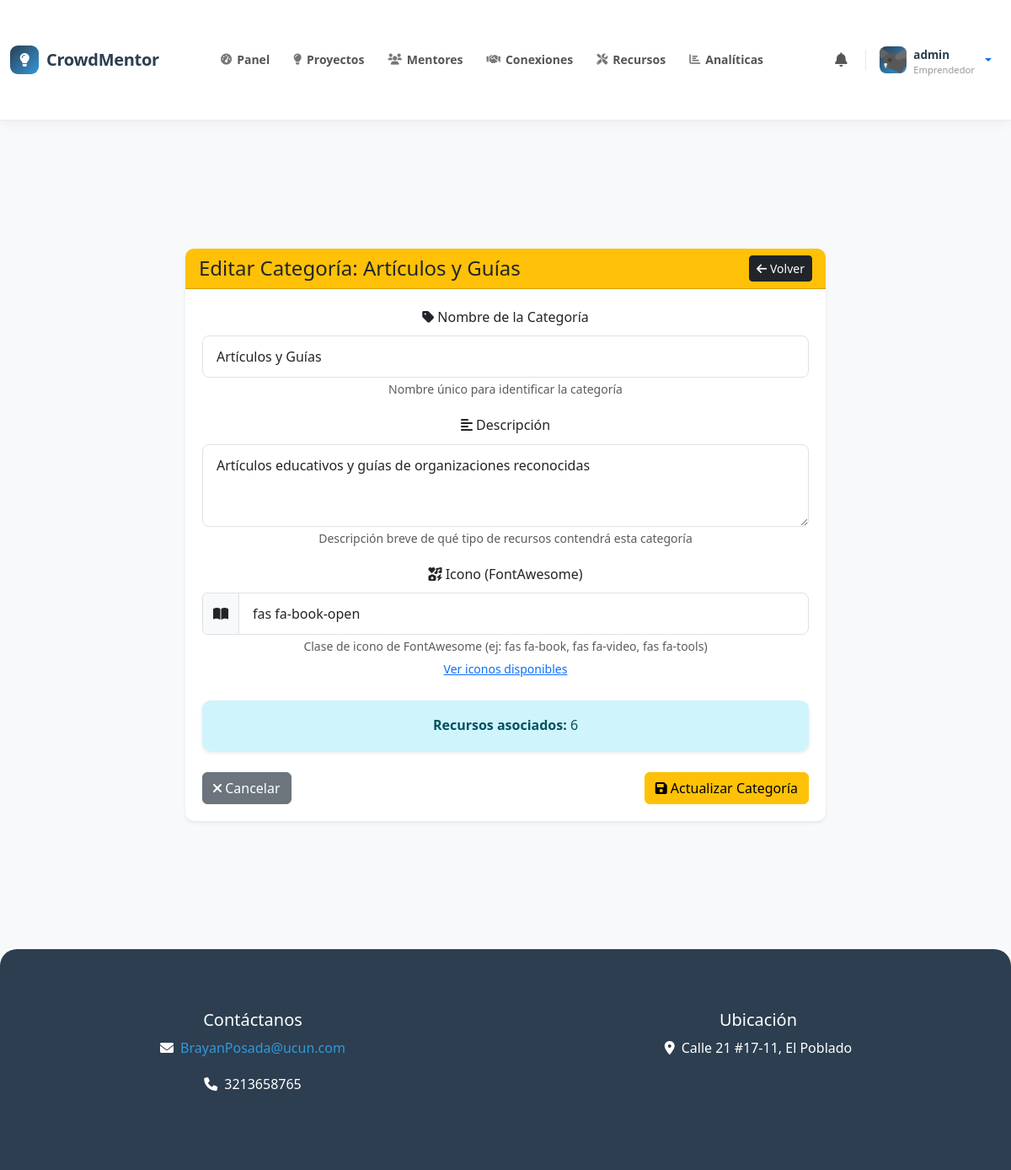
Screenshot of /manage-resources/category/2/edit/ (signed in) with the database file from the repository.
### core/models.py (models this page shows, shortened)
class Profile(models.Model):
    USER_TYPES = (
        ('entrepreneur', 'Emprendedor'),
        ('mentor', 'Mentor'),
        ('investor', 'Inversionista'),
        ('evaluator', 'Evaluador'),
    )
    user = models.OneToOneField(User, on_delete=models.CASCADE)
    user_type = models.CharField(max_length=20, choices=USER_TYPES)
    bio = models.TextField()
    experience = models.TextField()
    is_approved = models.BooleanField(default=False)  # For mentors/evaluators
    is_approved_by_admin = models.BooleanField(default=False)  # Para evaluadores aprobados por el administrador
    profile_picture = models.ImageField(upload_to='profiles/', blank=True, null=True)
    birth_date = models.DateField(blank=True, null=True)
    phone_number = models.CharField(max_length=20, blank=True)
    location = models.CharField(max_length=100, blank=True)
    linkedin_url = models.URLField(max_length=200, blank=True)
    website_url = models.URLField(max_length=200, blank=True)

class ResourceCategory(models.Model):
    name = models.CharField(max_length=100, unique=True)
    description = models.TextField(blank=True)
    icon = models.CharField(max_length=50, default='fas fa-folder')  # FontAwesome icon class
    created_at = models.DateTimeField(auto_now_add=True)
    updated_at = models.DateTimeField(auto_now=True)
    class Meta:
        verbose_name_plural = "Resource Categories"
        ordering = ['name']

### core/views.py (the view)
# urls.py: path('manage-resources/category/<int:category_id>/edit/', views.edit_resource_category, name='edit_resource_category'),
@login_required
def edit_resource_category(request, category_id):
    if not request.user.is_superuser:
        messages.error(request, 'Acceso denegado.')
        return redirect('home')
    category = get_object_or_404(ResourceCategory, id=category_id)
    if request.method == 'POST':
        form = ResourceCategoryForm(request.POST, instance=category)
        if form.is_valid():
            form.save()
            messages.success(request, 'Categoría actualizada exitosamente.')
            return redirect('admin_resources')
    else:
        form = ResourceCategoryForm(instance=category)
    return render(request, 'edit_resource_category.html', {'form': form, 'category': category})

### core/templates/edit_resource_category.html (shortened to what this page needs)
{% extends 'base.html' %}
{% load static %}
{% block content %}
<div class="container py-5">
    <div class="row justify-content-center">
        <div class="col-md-8">
            <div class="card border-0 shadow-sm">
                <div class="card-header bg-warning text-dark">
                    <div class="d-flex justify-content-between align-items-center">
                        <h4 class="mb-0">Editar Categoría: {{ category.name }}</h4>
                        <a href="{% url 'admin_resources' %}" class="btn btn-dark btn-sm">
                            <i class="fas fa-arrow-left"></i> Volver
                        </a>
                    </div>
                </div>
                <div class="card-body">
                    <form method="post" class="needs-validation" novalidate>
                        <div class="mb-3">
                            <label for="{{ form.name.id_for_label }}" class="form-label">
                                <i class="fas fa-tag"></i> Nombre de la Categoría
                            </label>
                            {{ form.name }}
                            <small class="form-text text-muted">Nombre único para identificar la categoría</small>
                        </div>
                        <div class="mb-3">
                            <label for="{{ form.description.id_for_label }}" class="form-label">
                                <i class="fas fa-align-left"></i> Descripción
                            </label>
                            {{ form.description }}
                            <small class="form-text text-muted">Descripción breve de qué tipo de recursos contendrá esta categoría</small>
                        </div>
                        <div class="mb-4">
                            <label for="{{ form.icon.id_for_label }}" class="form-label">
                                <i class="fas fa-icons"></i> Icono (FontAwesome)
                            </label>
                            <div class="input-group">
                                <span class="input-group-text">
                                    <i id="icon-preview" class="{{ category.icon }}"></i>
                                </span>
                                {{ form.icon }}
                            </div>
                            <small class="form-text text-muted">
                                Clase de icono de FontAwesome (ej: fas fa-book, fas fa-video, fas fa-tools)
                                <br>
                                <a href="https://fontawesome.com/icons" target="_blank">Ver iconos disponibles</a>
                            </small>
                        </div>
                        <div class="alert alert-info">
                            <strong>Recursos asociados:</strong> {{ category.resources.count }}
                        </div>
                        <div class="d-flex justify-content-between">
                            <a href="{% url 'admin_resources' %}" class="btn btn-secondary">
                                <i class="fas fa-times"></i> Cancelar
                            </a>
                            <button type="submit" class="btn btn-warning">
                                <i class="fas fa-save"></i> Actualizar Categoría
                            </button>
                        </div>
                    </form>
                </div>
            </div>
        </div>
    </div>
</div>
{% endblock %}

### core/templates/base.html (shortened to what this page needs)
{% load static %}
{% load custom_filters %}
<!DOCTYPE html>
<html lang="es">
<head>
    <link href="https://cdn.jsdelivr.net/npm/bootstrap@5.3.0/dist/css/bootstrap.min.css" rel="stylesheet">
    <link rel="stylesheet" href="https://cdnjs.cloudflare.com/ajax/libs/animate.css/4.1.1/animate.min.css">
    <link rel="stylesheet" href="https://cdnjs.cloudflare.com/ajax/libs/font-awesome/6.0.0/css/all.min.css">
    <link rel="stylesheet" href="{% static 'css/styles.css' %}">
    <link rel="stylesheet" href="{% static 'css/home.css' %}">
    <link rel="stylesheet" href="{% static 'css/project_list.css' %}">
    <link rel="stylesheet" href="{% static 'css/project_detail.css' %}">
    <link rel="stylesheet" href="{% static 'css/project_create.css' %}">
    <link rel="stylesheet" href="{% static 'css/resources.css' %}">
    <link rel="stylesheet" href="{% static 'css/base.css' %}">
</head>
<body>
    <nav class="cm-navbar">
        <div class="container position-relative">
            <a class="cm-brand" href="{% url 'home' %}">
                <div class="cm-brand-icon"><i class="fas fa-lightbulb"></i></div>
                CrowdMentor
            </a>
            <div class="cm-nav-collapse" id="cmNavCollapse">
                {% if user.is_authenticated %}
                <ul class="cm-nav-links">
                    {% if user.is_staff %}
                        <li class="cm-nav-item">
                            <a href="{% url 'admin_dashboard' %}">
                                <i class="fas fa-tachometer-alt"></i>Panel
                            </a>
                        </li>
                    {% else %}
                        <li class="cm-nav-item">
                            <a href="{% url 'dashboard' %}">
                                <i class="fas fa-tachometer-alt"></i>Panel
                            </a>
                        </li>
                    {% endif %}
                    <li class="cm-nav-item">
                        <a href="{% url 'project_list' %}">
                            <i class="fas fa-lightbulb"></i>Proyectos
                        </a>
                    </li>
                    <li class="cm-nav-item">
                        <a href="{% url 'mentor_list' %}">
                            <i class="fas fa-users"></i>Mentores
                        </a>
                    </li>
                    {% if user|has_profile %}
                        {% with user_type=user|get_user_type %}
                            {% if user_type == 'mentor' or user_type == 'investor' or user_type == 'entrepreneur' %}
                                <li class="cm-nav-item">
                                    <a href="{% url 'mentor_investor_connections' %}" class="position-relative">
                                        <i class="fas fa-handshake"></i>Conexiones
                                    </a>
                                </li>
                            {% endif %}
                        {% endwith %}
                    {% endif %}
                    <li class="cm-nav-item">
                        <a href="{% url 'resources' %}">
                            <i class="fas fa-tools"></i>Recursos
                        </a>
                    </li>
                    {% if user.is_superuser %}
                        <li class="cm-nav-item">
                            <a href="{% url 'analytics_dashboard' %}">
                                <i class="fas fa-chart-bar"></i>Analíticas
                            </a>
                        </li>
                    {% endif %}
                </ul>
                <div class="cm-actions">
                    <a href="{% url 'notifications' %}" class="cm-icon-btn" title="Notificaciones">
                        <i class="fas fa-bell"></i>
                    </a>
                    <div class="dropdown">
                        <a class="cm-avatar-btn dropdown-toggle" href="#" id="userDropdown" data-bs-toggle="dropdown" aria-expanded="false" style="text-decoration:none;">
                            <div class="cm-avatar">
                                {% if user|has_profile and user.profile.profile_picture %}
                                    <img src="{{ user.profile.profile_picture.url }}" alt="avatar">
                                {% else %}
                                    <i class="fas fa-user" style="font-size:0.85rem;"></i>
                                {% endif %}
                            </div>
                            <div>
                                <div class="cm-avatar-name">
                                    {% if user.first_name %}{{ user.first_name }}{% else %}{{ user.username }}{% endif %}
                                </div>
                                {% if user|has_profile %}
                                    {% with ut=user|get_user_type %}
                                        <div class="cm-avatar-role">
                                            {% if ut == 'entrepreneur' %}Emprendedor
                                            {% elif ut == 'mentor' %}Mentor
                                            {% elif ut == 'investor' %}Inversionista
                                            {% elif ut == 'evaluator' %}Evaluador
                                            {% endif %}
                                        </div>
                                    {% endwith %}
                                {% endif %}
                            </div>
                        </a>
                    </div>
                </div>
                {% endif %}
            </div>
        </div>
    </nav>
    <div class="container py-4">
        {% block content %}
        {% endblock %}
    </div>
    <footer class="text-center">
        <div class="container">
            <div class="row">
                <div class="col-md-6">
                    <h5>Contáctanos</h5>
                    <p><i class="fas fa-envelope me-2"></i><a href="mailto:BrayanPosada@ucun.com">BrayanPosada@ucun.com</a></p>
                    <p><i class="fas fa-phone me-2"></i>3213658765</p>
                </div>
                <div class="col-md-6">
                    <h5>Ubicación</h5>
                    <p><i class="fas fa-map-marker-alt me-2"></i>Calle 21 #17-11, El Poblado</p>
                </div>
            </div>
        </div>
    </footer>
</body>
</html>

### rows the page displays
ResourceCategory: name "Artículos y Guías", description "Artículos educativos y guías de organizaciones reconocidas", icon "fas fa-book-open", resources.count "6"

### other values shown
{{ user.username }} "admin"
